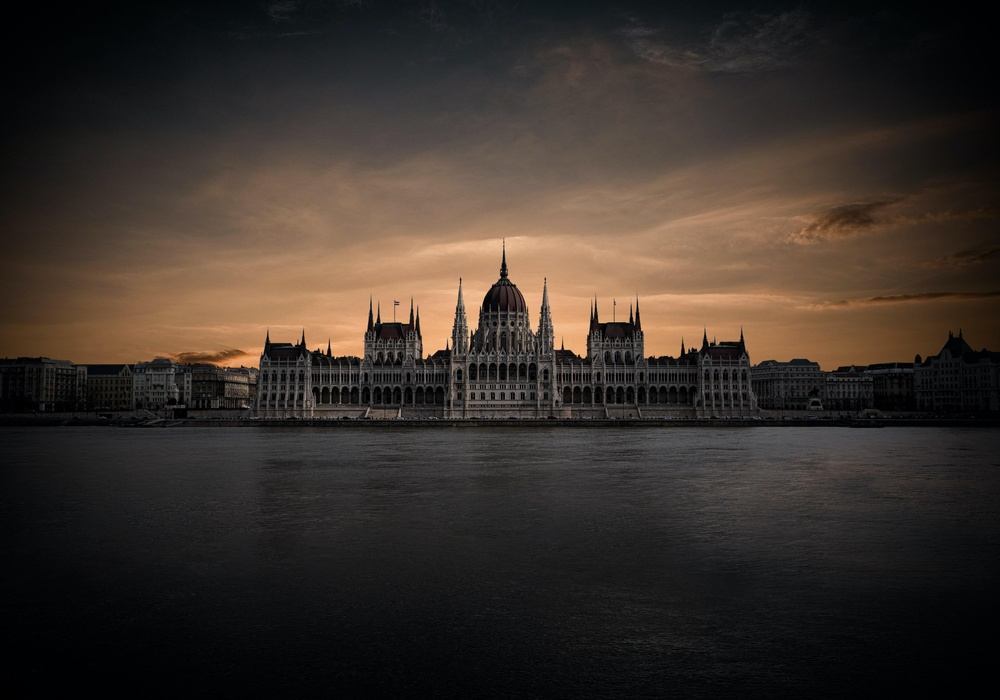
%> input picture CompressedColourImage3.jpg, 1000 x 700 px, shrunk from 4586 x 3208 before the run
$ octave ec03.m   (GNU Octave 9; MATLAB toolbox functions it lacks are replaced by stand-ins)
%> lines starting %> are read from the running program, lines starting %| are printed output that depends on the picture
img = imread('CompressedColourImage3.jpg');
%> img is the input picture: size 700x1000x3 uint8; mean R, G, B 57.9, 48.9, 42.6

size(img)
%> ans = [700 1000 3]

ir= img(:,:,1);
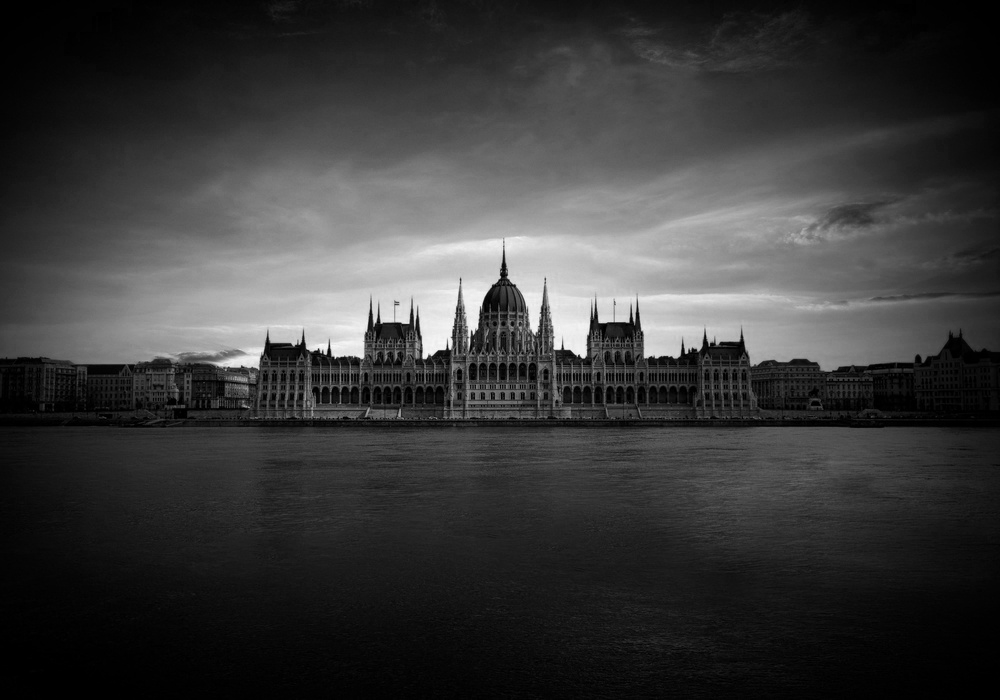
%> ir: size 700x1000 uint8; min 0, max 250, mean 57.9

ig= img(:,:,2);
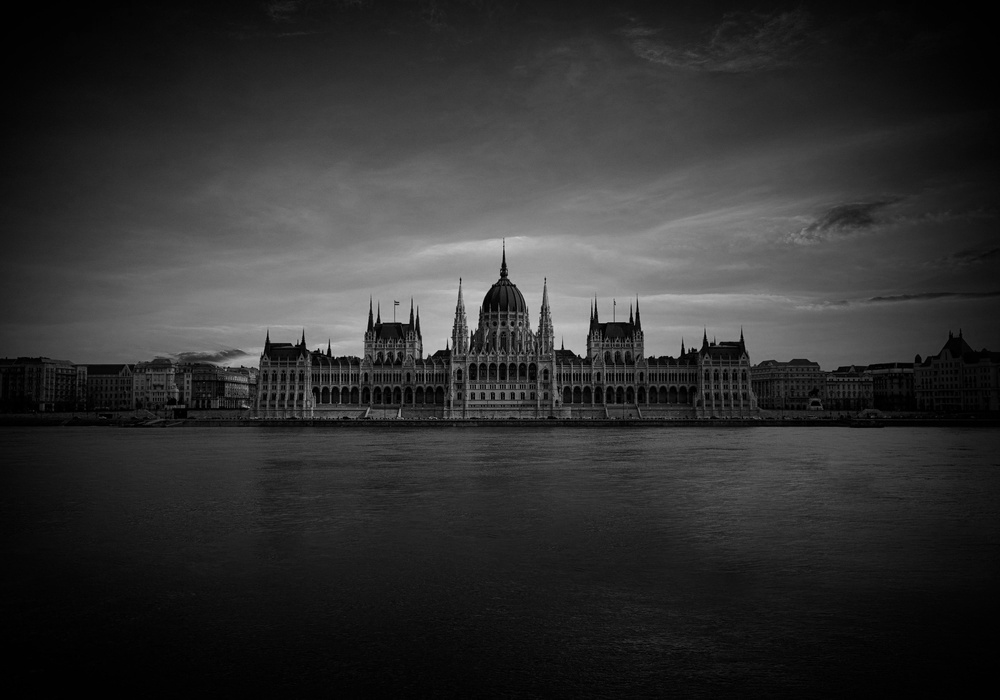
%> ig: size 700x1000 uint8; min 0, max 207, mean 48.9

ib= img(:,:,3);
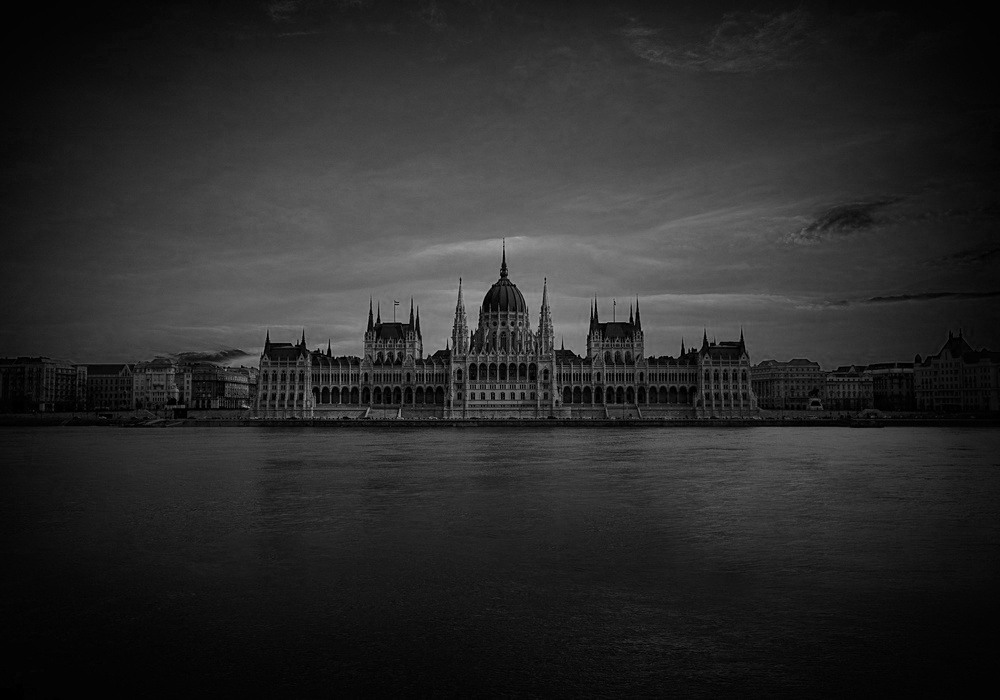
%> ib: size 700x1000 uint8; min 0, max 178, mean 42.6


y = (0.299 * ir) + (0.587)
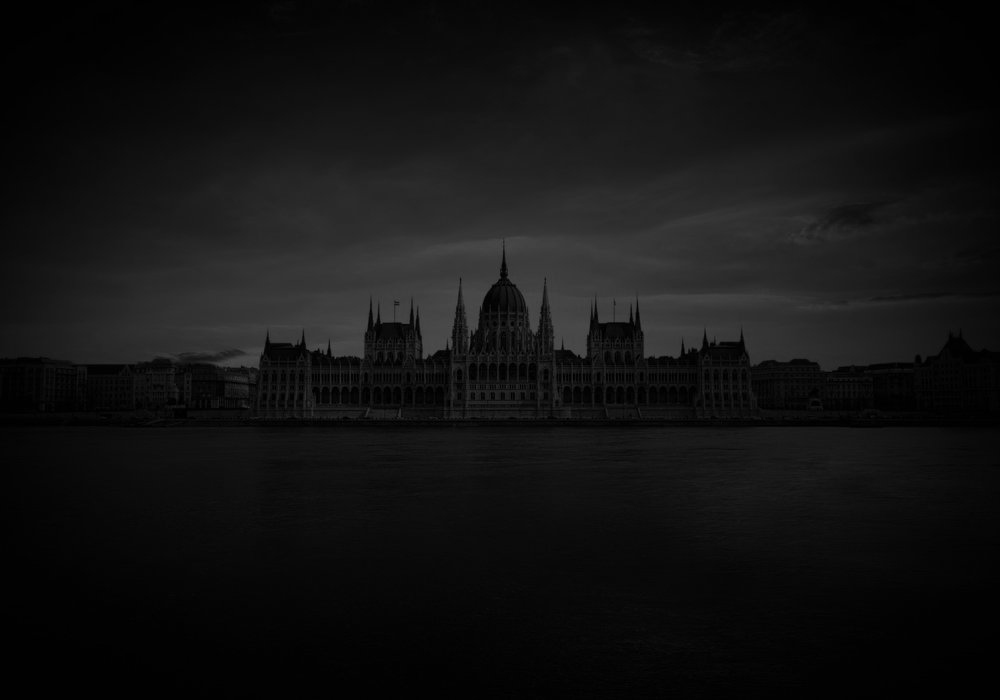
%> y: size 700x1000 uint8; min 1, max 76, mean 18.3


subplot(2,2,1), imshow(img);

subplot(2,2,2), imshow(ir);

subplot(2,2,3), imshow(ib);

subplot(2,2,4), imshow(ig);

$ run again, with ConvertRGB_01.jpg copied over CompressedColourImage3.jpg
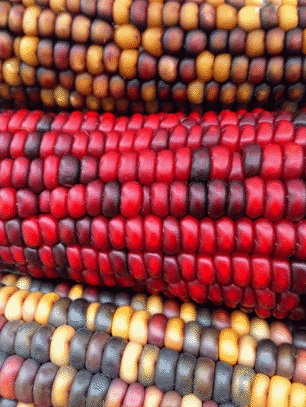
%> input picture ConvertRGB_01.jpg, 306 x 407 px
%> img is the input picture: size 407x306x3 uint8; mean R, G, B 153.8, 76.6, 73.8
%> `ib= img(:,:,3);`:
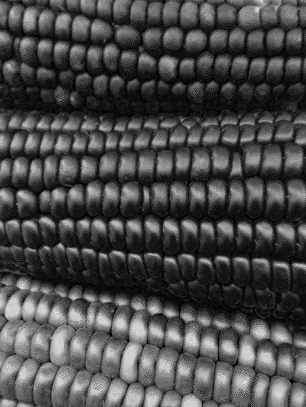
%> ib: size 407x306 uint8; min 0, max 246, mean 73.8
%> `y = (0.299 * ir) + (0.587)`:
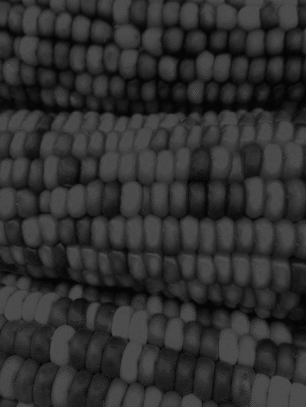
%> y: size 407x306 uint8; min 2, max 77, mean 47

$ run again, with tiger.jpg copied over CompressedColourImage3.jpg
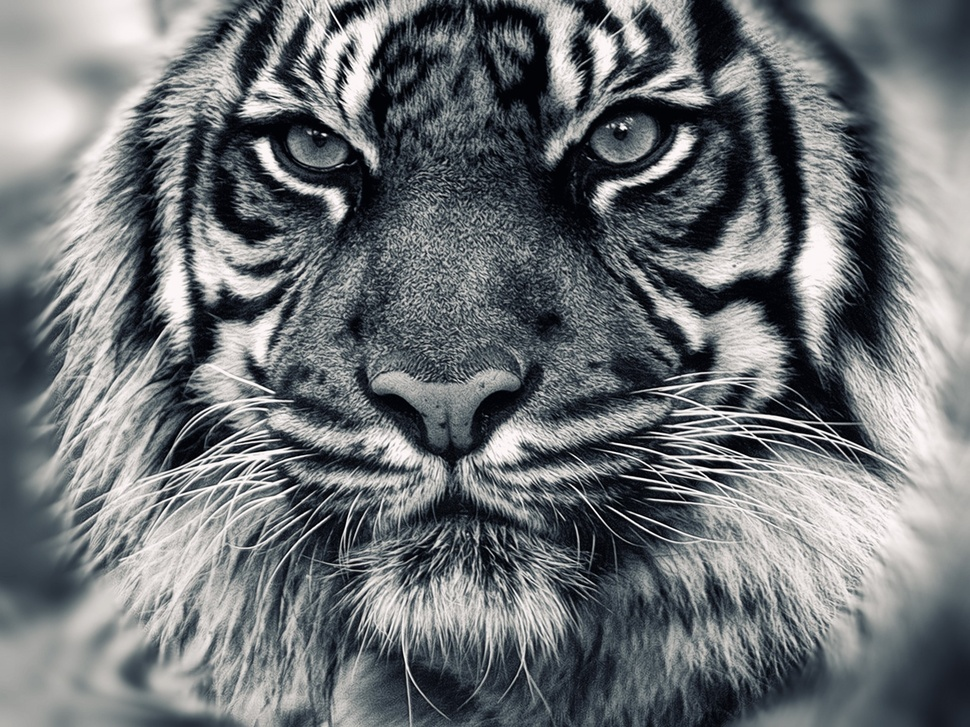
%> input picture tiger.jpg, 970 x 727 px, shrunk from 1920 x 1440 before the run
%> img is the input picture: size 727x970x3 uint8; mean R, G, B 110.9, 114.8, 117.5
%> `y = (0.299 * ir) + (0.587)`:
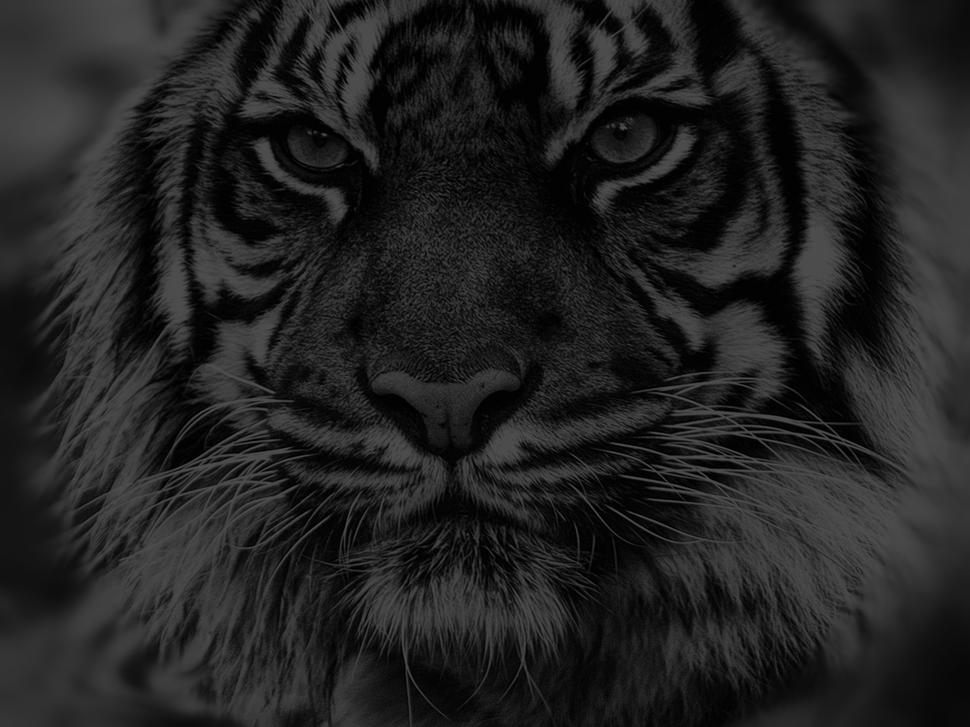
%> y: size 727x970 uint8; min 1, max 77, mean 34.2
